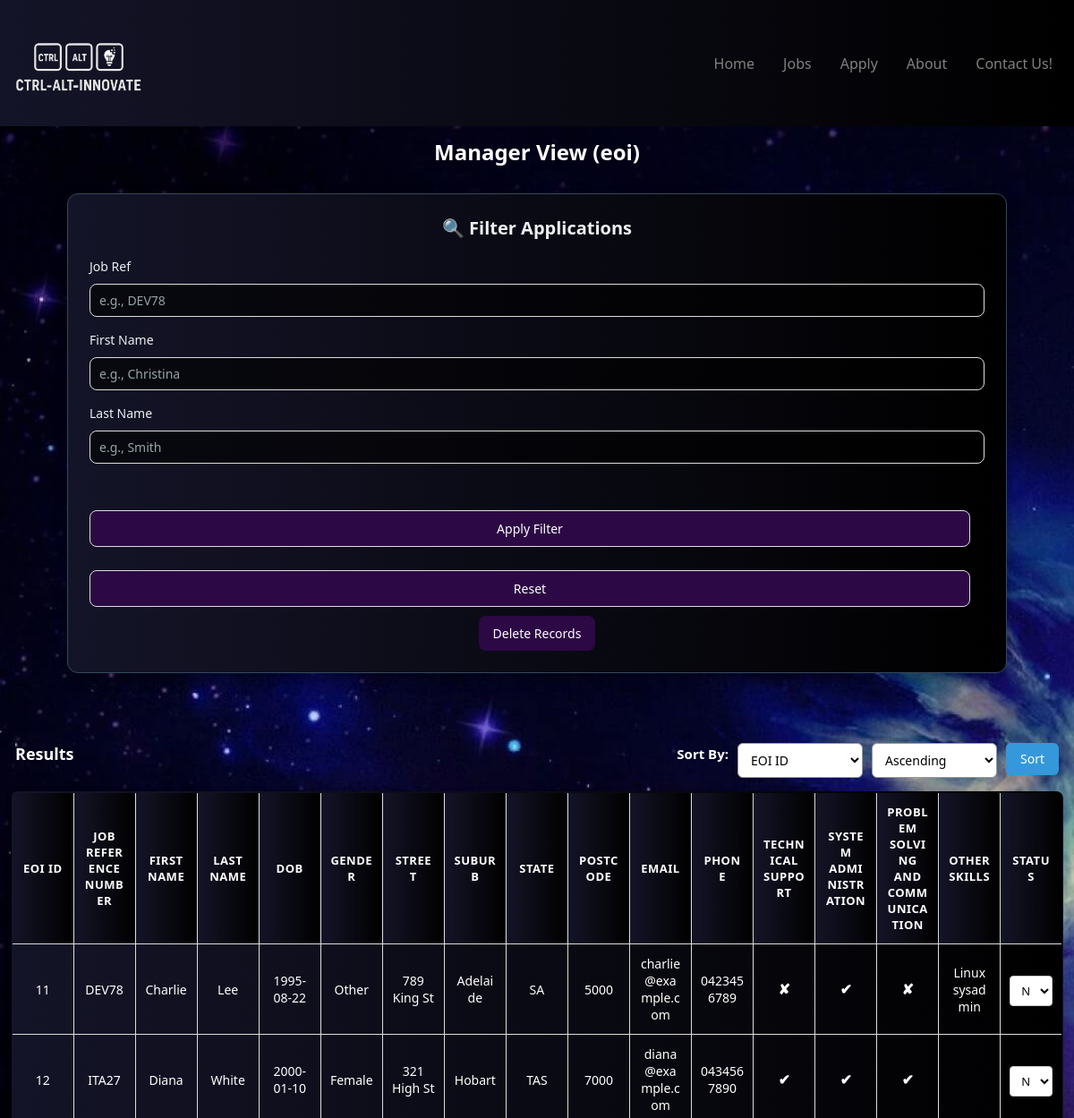
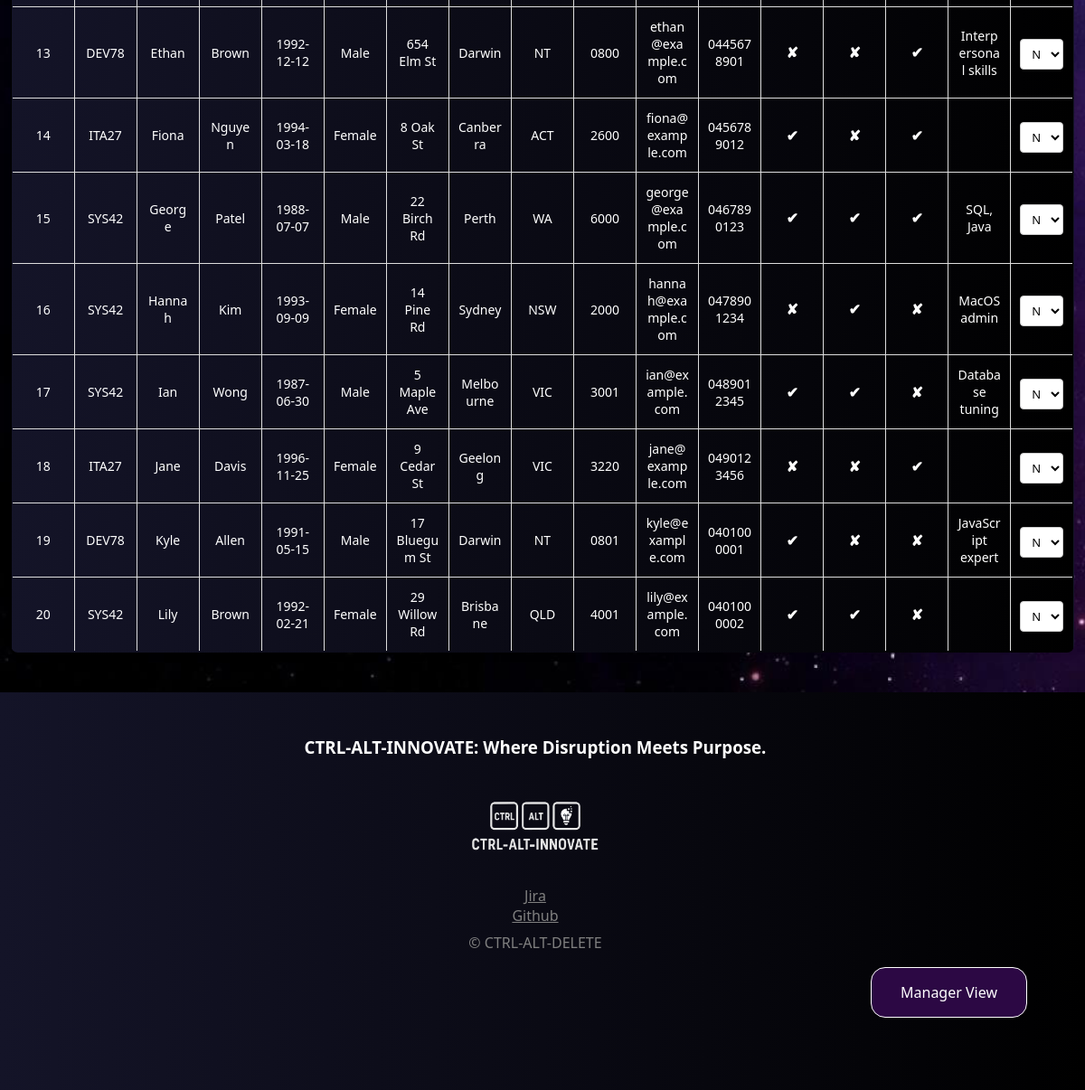
Page /manage.php (signed in) on the committed database (2 pictures, top to bottom).
### tables this page shows
CREATE TABLE `eoi` (
  `eoi_id` int(11) NOT NULL,
  `applicant_id` int(11) NOT NULL,
  `ref_id` varchar(10) NOT NULL,
  `status` enum('New','Current','Final') DEFAULT 'New'
);

CREATE TABLE `applicants` (
  `applicant_id` int(11) NOT NULL,
  `first_name` varchar(20) DEFAULT NULL,
  `last_name` varchar(20) DEFAULT NULL,
  `date_of_birth` date DEFAULT NULL,
  `gender` enum('Female','Male','Other') DEFAULT NULL,
  `street_address` varchar(40) DEFAULT NULL,
  `suburb` varchar(40) DEFAULT NULL,
  `state` enum('ACT','NSW','NT','QLD','SA','TAS','VIC','WA') DEFAULT NULL,
  `postcode` char(4) DEFAULT NULL,
  `email` varchar(50) DEFAULT NULL,
  `phone` varchar(12) DEFAULT NULL,
  `other_skills` text DEFAULT NULL
);

### manage.php (the view, shortened to what this page needs)
<?php
require_once "settings.php";
$delete_mode = false;
$query = "SELECT
    e.eoi_id,
    e.ref_id as job_reference,
    a.first_name,
    a.last_name,
    a.date_of_birth,
    a.gender,
    a.street_address,
    a.suburb,
    a.state,
    a.postcode,
    a.email,
    a.phone,
    a.other_skills,
    e.status,
    GROUP_CONCAT(s.skill_name ORDER BY s.skill_id SEPARATOR ', ') as skills_list,
    MAX(CASE WHEN s.skill_name = 'Technical Support' THEN 1 ELSE 0 END) as technical_support,
    MAX(CASE WHEN s.skill_name = 'System Administration' THEN 1 ELSE 0 END) as system_administration,
    MAX(CASE WHEN s.skill_name = 'Problem-Solving & Communication' THEN 1 ELSE 0 END) as problem_solving_and_communication
FROM eoi e
JOIN applicants a ON e.applicant_id = a.applicant_id
LEFT JOIN applicant_skills aps ON a.applicant_id = aps.applicant_id
LEFT JOIN skills s ON aps.skill_id = s.skill_id";
$search_terms = [
    "job_reference" => "",
    "first_name" => "",
    "last_name" => "",
];
$status_options = ["New", "Current", "Final"];
$sortable_fields = [
    "e.eoi_id" => "EOI ID",
    "e.ref_id" => "Job Ref",
    "a.first_name" => "First Name",
    "a.last_name" => "Last Name",
    "a.suburb" => "Suburb",
    "a.state" => "State",
    "a.postcode" => "Postcode",
    "e.status" => "Status"
];
$query .= " GROUP BY e.eoi_id, e.ref_id, a.first_name, a.last_name, a.date_of_birth, a.gender, a.street_address, a.suburb, a.state, a.postcode, a.email, a.phone, a.other_skills, e.status";
$stmt = mysqli_prepare($conn, $query);
mysqli_stmt_execute($stmt);
$result = mysqli_stmt_get_result($stmt);
?>
<!DOCTYPE html>
<html>
<head>
    <link rel="stylesheet" href="styles/styles.css">
</head>
<body>
    <?php include 'header.inc' ?>
    <div class="manage-page">
        <h2>Manager View (eoi)</h2>
            <form method="post">
                <div class="filter-panel">
                    <h3>🔍 Filter Applications</h3>
                            <fieldset>
                                <div class="form-group">
                                    <label for="job_reference">Job Ref</label>
                                    <input type="text" name="job_reference" value="<?= htmlspecialchars($search_terms['job_reference']) ?>" placeholder="e.g., DEV78">
                                </div>
                                <div class="form-group">
                                    <label for="first_name">First Name</label>
                                    <input type="text" name="first_name" value="<?= htmlspecialchars($search_terms['first_name']) ?>" placeholder="e.g., Christina">
                                </div>
                                <div class="form-group">
                                    <label for="last_name">Last Name</label>
                                    <input type="text" name="last_name" value="<?= htmlspecialchars($search_terms['last_name']) ?>" placeholder="e.g., Smith">
                                </div>
                            </fieldset>
                    <div class="buttons-row">
                        <input type="submit" value="Apply Filter" class="submit-btn" name="run_query">
                        <input type="submit" value="Reset" class="submit-btn" name="reset_filters">
                        <?php if (!$delete_mode): ?>
                            <button type="submit" name="toggle_delete_mode" value="1" class="submit-btn">
                                Delete Records
                            </button>
                        <?php endif; ?>
                    </div>
                </div>
                <br><br>
                <div class="results-header">
                    <h3>Results</h3>
                    <div class="sort-controls">
                        <label for="sort_field"><strong>Sort By:</strong></label>
                        <select name="sort_field" class="sort-dropdown">
                        <?php
                        foreach ($sortable_fields as $field => $label) {
                            $selected = (isset($_POST['sort_field']) && $_POST['sort_field'] == $field) ? "selected" : "";
                            echo "<option value=\"$field\" $selected>$label</option>";
                        }
                        ?>
                        </select>
                        <select name="sort_order" class="sort-dropdown">
                            <option value="ASC" <?= (isset($_POST['sort_order']) && $_POST['sort_order'] == 'ASC') ? 'selected' : '' ?>>Ascending</option>
                        </select>
                        <button type="submit" name="run_query" class="sort-btn">Sort</button>
                    </div>
                </div>
                <?php if ($result && mysqli_num_rows($result) > 0): ?>
                    <table>
                        <tr>
                            <th>EOI ID</th>
                            <th>Job Reference Number</th>
                            <th>First Name</th>
                            <th>Last Name</th>
                            <th>DOB</th>
                            <th>Gender</th>
                            <th>Street</th>
                            <th>Suburb</th>
                            <th>State</th>
                            <th>Postcode</th>
                            <th>Email</th>
                            <th>Phone</th>
                            <th>Technical Support</th>
                            <th>System Administration</th>
                            <th>Problem Solving and Communication</th>
                            <th>Other Skills</th>
                            <th>Status</th>
                        </tr>
                        <?php while ($row = mysqli_fetch_assoc($result)): ?>
                            <tr>
                                <td><?= htmlspecialchars($row["eoi_id"]) ?></td>
                                <td><?= htmlspecialchars($row["job_reference"]) ?></td>
                                <td><?= htmlspecialchars($row["first_name"]) ?></td>
                                <td><?= htmlspecialchars($row["last_name"]) ?></td>
                                <td><?= htmlspecialchars($row["date_of_birth"]) ?></td>
                                <td><?= htmlspecialchars($row["gender"]) ?></td>
                                <td><?= htmlspecialchars($row["street_address"]) ?></td>
                                <td><?= htmlspecialchars($row["suburb"]) ?></td>
                                <td><?= htmlspecialchars($row["state"]) ?></td>
                                <td><?= htmlspecialchars($row["postcode"]) ?></td>
                                <td><?= htmlspecialchars($row["email"]) ?></td>
                                <td><?= htmlspecialchars($row["phone"]) ?></td>
                                <td class="check_cross"><?= $row["technical_support"] ? '&#10004;' : '&#10008;'; ?></td>
                                <td class="check_cross"><?= $row["system_administration"] ? '&#10004;' : '&#10008;'; ?></td>
                                <td class="check_cross"><?= $row["problem_solving_and_communication"] ? '&#10004;' : '&#10008;'; ?></td>
                                <td><?= htmlspecialchars($row["other_skills"]) ?></td>
                                <td>
                                    <select class="status-dropdown" name="status_update[<?= $row["eoi_id"] ?>]">
                                        <?php foreach ($status_options as $status):
                                            $selected = ($row["status"] === $status) ? "selected" : "";
                                        ?>
                                            <option value="<?= $status ?>" <?= $selected ?>><?= $status ?></option>
                                        <?php endforeach; ?>
                                    </select>
                                </td>
                            </tr>
                        <?php endwhile; ?>
                    </table>
                <?php else: ?>
                    <p>No results found.</p>
                <?php endif; ?>
            </form>
    </div>
    <?php include 'footer.inc' ?>
</body>
</html>

### header.inc
<header>
    <nav>
        <a class="logo-icon" href="index.php"><img src="images/logo.png" alt="CTRL-ALT-INNOVATE Logo"></a>
        <div class="nav-options">
            <a href="index.php">Home</a>
            <a href="jobs.php">Jobs</a>
            <a href="apply.php">Apply</a>
            <a href="about.php">About</a>
            <a href="mailto:test@test.com">Contact Us!</a>
        </div>
    </nav>
</header>

### footer.inc
<footer>
<h3>CTRL-ALT-INNOVATE: Where Disruption Meets Purpose.</h3>
<a class="logo-icon" href="index.php"><img src="images/logo.png" alt="CTRL-ALT-INNOVATE Logo"></a>
<div class="footer-links">
    <a href="https://trisdinning.atlassian.net/jira/software/projects/MOR/summary" target="_blank">Jira</a>
    <a href="https://github.com/Dynamicarian/CTRL-ALT-INNOVATE" target="_blank">Github</a>
    <p>&#169; CTRL-ALT-DELETE</p>
</div>
<div class="manager-button-container">
    <a href="login.php" class="manager_page_button">Manager View</a>
</div>
</footer>

### rows in the picture
eoi: eoi_id "11", ref "DEV78", applicant.first_name "Charlie", applicant.last_name "Lee", applicant.date_of_birth "1995-08-22", applicant.gender "Other", applicant.street_address "789 King St", applicant.suburb "Adelaide", applicant.state "SA", applicant.postcode "5000", applicant.email "charlie@example.com", applicant.phone "0423456789", applicant.other_skills "Linux sysadmin", eoi_id "New"
eoi: eoi_id "12", ref "ITA27", applicant.first_name "Diana", applicant.last_name "White", applicant.date_of_birth "2000-01-10", applicant.gender "Female", applicant.street_address "321 High St", applicant.suburb "Hobart", applicant.state "TAS", applicant.postcode "7000", applicant.email "diana@example.com", applicant.phone "0434567890", eoi_id "New"
eoi: eoi_id "13", ref "DEV78", applicant.first_name "Ethan", applicant.last_name "Brown", applicant.date_of_birth "1992-12-12", applicant.gender "Male", applicant.street_address "654 Elm St", applicant.suburb "Darwin", applicant.state "NT", applicant.postcode "0800", applicant.email "ethan@example.com", applicant.phone "0445678901", applicant.other_skills "Interpersonal skills", eoi_id "New"
eoi: eoi_id "14", ref "ITA27", applicant.first_name "Fiona", applicant.last_name "Nguyen", applicant.date_of_birth "1994-03-18", applicant.gender "Female", applicant.street_address "8 Oak St", applicant.suburb "Canberra", applicant.state "ACT", applicant.postcode "2600", applicant.email "fiona@example.com", applicant.phone "0456789012", eoi_id "New"
eoi: eoi_id "15", ref "SYS42", applicant.first_name "George", applicant.last_name "Patel", applicant.date_of_birth "1988-07-07", applicant.gender "Male", applicant.street_address "22 Birch Rd", applicant.suburb "Perth", applicant.state "WA", applicant.postcode "6000", applicant.email "george@example.com", applicant.phone "0467890123", applicant.other_skills "SQL, Java", eoi_id "New"
eoi: eoi_id "16", ref "SYS42", applicant.first_name "Hannah", applicant.last_name "Kim", applicant.date_of_birth "1993-09-09", applicant.gender "Female", applicant.street_address "14 Pine Rd", applicant.suburb "Sydney", applicant.state "NSW", applicant.postcode "2000", applicant.email "hannah@example.com", applicant.phone "0478901234", applicant.other_skills "MacOS admin", eoi_id "New"
eoi: eoi_id "17", ref "SYS42", applicant.first_name "Ian", applicant.last_name "Wong", applicant.date_of_birth "1987-06-30", applicant.gender "Male", applicant.street_address "5 Maple Ave", applicant.suburb "Melbourne", applicant.state "VIC", applicant.postcode "3001", applicant.email "ian@example.com", applicant.phone "0489012345", applicant.other_skills "Database tuning", eoi_id "New"
eoi: eoi_id "18", ref "ITA27", applicant.first_name "Jane", applicant.last_name "Davis", applicant.date_of_birth "1996-11-25", applicant.gender "Female", applicant.street_address "9 Cedar St", applicant.suburb "Geelong", applicant.state "VIC", applicant.postcode "3220", applicant.email "jane@example.com", applicant.phone "0490123456", eoi_id "New"
eoi: eoi_id "19", ref "DEV78", applicant.first_name "Kyle", applicant.last_name "Allen", applicant.date_of_birth "1991-05-15", applicant.gender "Male", applicant.street_address "17 Bluegum St", applicant.suburb "Darwin", applicant.state "NT", applicant.postcode "0801", applicant.email "kyle@example.com", applicant.phone "0401000001", applicant.other_skills "JavaScript expert", eoi_id "New"
eoi: eoi_id "20", ref "SYS42", applicant.first_name "Lily", applicant.last_name "Brown", applicant.date_of_birth "1992-02-21", applicant.gender "Female", applicant.street_address "29 Willow Rd", applicant.suburb "Brisbane", applicant.state "QLD", applicant.postcode "4001", applicant.email "lily@example.com", applicant.phone "0401000002", eoi_id "New"

### other values in the picture
form field sort_field "EOI ID"
